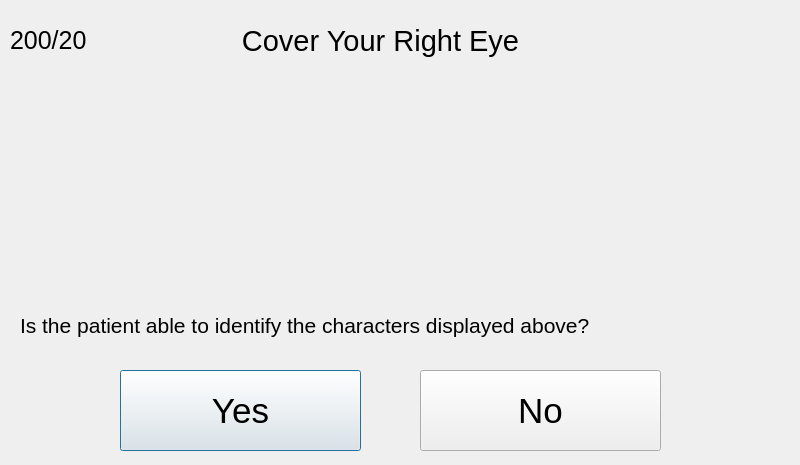
<?xml version="1.0" encoding="UTF-8"?>
<ui version="4.0">
 <class>acuityexam</class>
 <widget class="QDialog" name="acuityexam">
  <property name="geometry">
   <rect>
    <x>0</x>
    <y>0</y>
    <width>800</width>
    <height>465</height>
   </rect>
  </property>
  <property name="windowTitle">
   <string>Dialog</string>
  </property>
  <widget class="QLabel" name="acuityLabel">
   <property name="geometry">
    <rect>
     <x>10</x>
     <y>10</y>
     <width>91</width>
     <height>61</height>
    </rect>
   </property>
   <property name="font">
    <font>
     <pointsize>19</pointsize>
    </font>
   </property>
   <property name="text">
    <string>200/20</string>
   </property>
  </widget>
  <widget class="QLabel" name="label">
   <property name="geometry">
    <rect>
     <x>20</x>
     <y>300</y>
     <width>591</width>
     <height>51</height>
    </rect>
   </property>
   <property name="font">
    <font>
     <pointsize>16</pointsize>
    </font>
   </property>
   <property name="text">
    <string>Is the patient able to identify the characters displayed above?</string>
   </property>
  </widget>
  <widget class="QWidget" name="layoutWidget">
   <property name="geometry">
    <rect>
     <x>120</x>
     <y>370</y>
     <width>541</width>
     <height>81</height>
    </rect>
   </property>
   <layout class="QHBoxLayout" name="horizontalLayout">
    <item>
     <widget class="QPushButton" name="yesButton">
      <property name="sizePolicy">
       <sizepolicy hsizetype="Minimum" vsizetype="Expanding">
        <horstretch>0</horstretch>
        <verstretch>0</verstretch>
       </sizepolicy>
      </property>
      <property name="font">
       <font>
        <pointsize>26</pointsize>
       </font>
      </property>
      <property name="text">
       <string>Yes</string>
      </property>
     </widget>
    </item>
    <item>
     <spacer name="horizontalSpacer">
      <property name="orientation">
       <enum>Qt::Horizontal</enum>
      </property>
      <property name="sizeType">
       <enum>QSizePolicy::Fixed</enum>
      </property>
      <property name="sizeHint" stdset="0">
       <size>
        <width>53</width>
        <height>20</height>
       </size>
      </property>
     </spacer>
    </item>
    <item>
     <widget class="QPushButton" name="noButton">
      <property name="sizePolicy">
       <sizepolicy hsizetype="Minimum" vsizetype="Expanding">
        <horstretch>0</horstretch>
        <verstretch>0</verstretch>
       </sizepolicy>
      </property>
      <property name="font">
       <font>
        <pointsize>26</pointsize>
       </font>
      </property>
      <property name="text">
       <string>No</string>
      </property>
     </widget>
    </item>
   </layout>
  </widget>
  <widget class="QWidget" name="horizontalLayoutWidget">
   <property name="geometry">
    <rect>
     <x>60</x>
     <y>80</y>
     <width>691</width>
     <height>221</height>
    </rect>
   </property>
   <layout class="QHBoxLayout" name="snellenHolder"/>
  </widget>
  <widget class="QLabel" name="eyeDirection">
   <property name="geometry">
    <rect>
     <x>230</x>
     <y>20</y>
     <width>301</width>
     <height>41</height>
    </rect>
   </property>
   <property name="font">
    <font>
     <pointsize>22</pointsize>
    </font>
   </property>
   <property name="text">
    <string>Cover Your Right Eye</string>
   </property>
   <property name="alignment">
    <set>Qt::AlignCenter</set>
   </property>
  </widget>
 </widget>
 <resources/>
 <connections/>
</ui>
